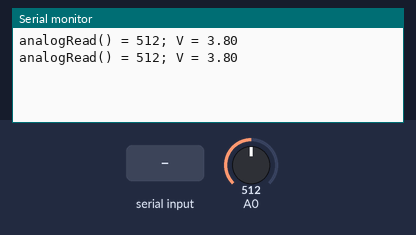
Bench run of a sketch on a simulated Arduino Uno, built with avr-gcc and run on an emulated ATmega328P. Shown: the last lines printed to the serial monitor. Inputs (shaded band) come from the test bench; at power-on: A0 = 512.

Above: at 1.8 s.
1.9 s: A0 set to 716
At 3.3 s:
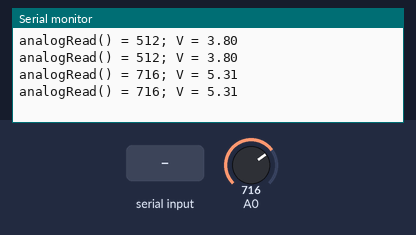
3.4 s: "1" received over Serial
4.9 s: "0" received over Serial
At 6.3 s:
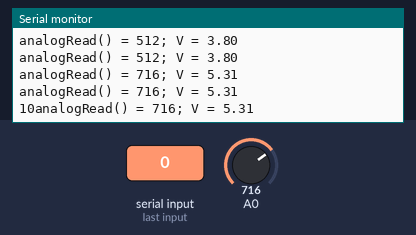
6.4 s: A0 set to 900
At 7.7 s:
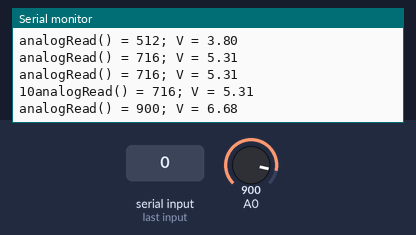
Timing chart, 0 to 8.9 s (numbered marks = the images above; inputs shaded):
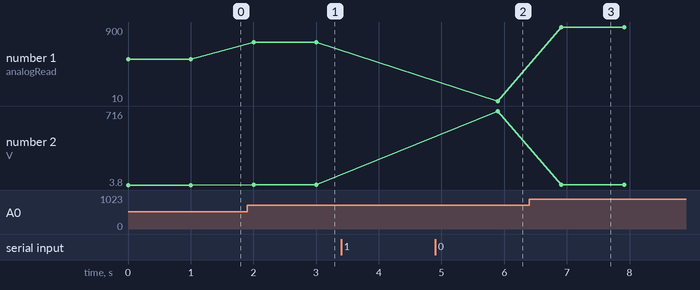

Measured:
- after the input at 1.9 s, the serial monitor: prints a new line after 0.10 s (image 1)
- after the input at 4.9 s, the serial monitor: prints a new line after 1.0 s (image 2)
- after the input at 6.4 s, the serial monitor: prints a new line after 0.51 s (image 3)
- plotted number 1: 512 → 716 after the input at 1.9 s, 716 → 10 after the input at 4.9 s, 10 → 900 after the input at 6.4 s
- plotted number 2: 3.8 → 5.31 after the input at 1.9 s, 716 → 6.68 after the input at 6.4 s

The sketch:

VoltInternal.ino
```cpp
static double rate = 3500. * 1.0847 / (500. * 1023.);

void setup() {
  Serial.begin(9600);
  analogReference(INTERNAL);
}

void loop() {
  int val = analogRead(A0);
  Serial.print("analogRead() = ");
  Serial.print(val);
  Serial.print("; V = ");
  Serial.println(val * rate);
  delay(1000);
}

void serialEvent() {
  char buf[10];
  while (Serial.available() > 0) {
    int cnt = Serial.readBytes(buf, 10);
    for (int i = 0; i < cnt; i++) {
      Serial.write(buf[i]);
    }
    //Serial.println(".");
  }
  delay(10);
}
```
